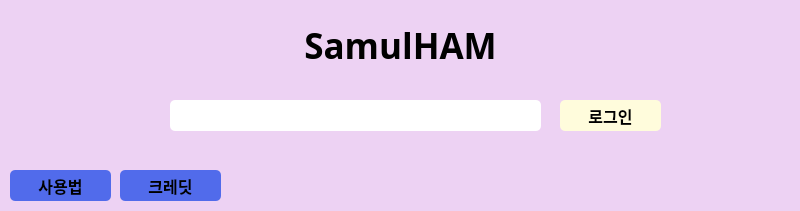
<?xml version="1.0" encoding="UTF-8"?>
<ui version="4.0">
 <class>Dialog</class>
 <widget class="QDialog" name="Dialog">
  <property name="geometry">
   <rect>
    <x>0</x>
    <y>0</y>
    <width>800</width>
    <height>211</height>
   </rect>
  </property>
  <property name="font">
   <font>
    <family>Noto Sans CJK KR Black</family>
    <weight>75</weight>
    <bold>true</bold>
   </font>
  </property>
  <property name="windowTitle">
   <string>Dialog</string>
  </property>
  <property name="layoutDirection">
   <enum>Qt::LeftToRight</enum>
  </property>
  <widget class="QLabel" name="title">
   <property name="geometry">
    <rect>
     <x>0</x>
     <y>20</y>
     <width>801</width>
     <height>51</height>
    </rect>
   </property>
   <property name="font">
    <font>
     <family>Noto Sans CJK KR Black</family>
     <pointsize>26</pointsize>
     <weight>75</weight>
     <bold>true</bold>
    </font>
   </property>
   <property name="text">
    <string>SamulHAM</string>
   </property>
   <property name="alignment">
    <set>Qt::AlignCenter</set>
   </property>
  </widget>
  <widget class="QPushButton" name="loginBtn">
   <property name="geometry">
    <rect>
     <x>560</x>
     <y>100</y>
     <width>101</width>
     <height>31</height>
    </rect>
   </property>
   <property name="font">
    <font>
     <family>Noto Sans CJK KR Black</family>
     <pointsize>12</pointsize>
     <weight>75</weight>
     <bold>true</bold>
    </font>
   </property>
   <property name="styleSheet">
    <string notr="true">background-color : #FFFCDC;
border-radius : 5px;</string>
   </property>
   <property name="text">
    <string>로그인</string>
   </property>
  </widget>
  <widget class="QLineEdit" name="numberInput">
   <property name="geometry">
    <rect>
     <x>170</x>
     <y>100</y>
     <width>371</width>
     <height>31</height>
    </rect>
   </property>
   <property name="styleSheet">
    <string notr="true">border-radius : 5px;
background-color : white;</string>
   </property>
  </widget>
  <widget class="QLabel" name="label">
   <property name="geometry">
    <rect>
     <x>0</x>
     <y>-10</y>
     <width>801</width>
     <height>371</height>
    </rect>
   </property>
   <property name="styleSheet">
    <string notr="true">background-color : #EDD2F3;</string>
   </property>
   <property name="text">
    <string/>
   </property>
   <property name="indent">
    <number>-1</number>
   </property>
  </widget>
  <widget class="QPushButton" name="howToUseBtn">
   <property name="geometry">
    <rect>
     <x>10</x>
     <y>170</y>
     <width>101</width>
     <height>31</height>
    </rect>
   </property>
   <property name="font">
    <font>
     <family>Noto Sans CJK KR Black</family>
     <pointsize>12</pointsize>
     <weight>75</weight>
     <bold>true</bold>
    </font>
   </property>
   <property name="styleSheet">
    <string notr="true">background-color : #516BEB;
border-radius : 5px;</string>
   </property>
   <property name="text">
    <string>사용법</string>
   </property>
  </widget>
  <widget class="QPushButton" name="creditBtn">
   <property name="geometry">
    <rect>
     <x>120</x>
     <y>170</y>
     <width>101</width>
     <height>31</height>
    </rect>
   </property>
   <property name="font">
    <font>
     <family>Noto Sans CJK KR Black</family>
     <pointsize>12</pointsize>
     <weight>75</weight>
     <bold>true</bold>
    </font>
   </property>
   <property name="styleSheet">
    <string notr="true">background-color : #516BEB;
border-radius : 5px;</string>
   </property>
   <property name="text">
    <string>크레딧</string>
   </property>
  </widget>
  <zorder>label</zorder>
  <zorder>title</zorder>
  <zorder>loginBtn</zorder>
  <zorder>numberInput</zorder>
  <zorder>howToUseBtn</zorder>
  <zorder>creditBtn</zorder>
 </widget>
 <resources/>
 <connections/>
</ui>
